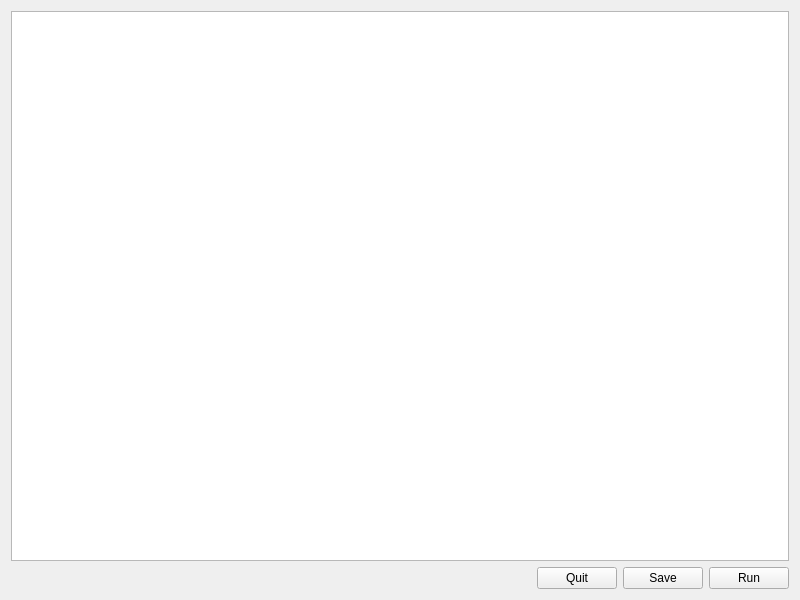
<?xml version="1.0" encoding="UTF-8"?>
<ui version="4.0">
 <class>Dialog</class>
 <widget class="QDialog" name="Dialog">
  <property name="geometry">
   <rect>
    <x>0</x>
    <y>0</y>
    <width>800</width>
    <height>600</height>
   </rect>
  </property>
  <property name="windowTitle">
   <string>Setup</string>
  </property>
  <layout class="QGridLayout" name="gridLayout_4">
   <item row="1" column="3">
    <widget class="QPushButton" name="Quit">
     <property name="text">
      <string>Quit</string>
     </property>
     <property name="autoDefault">
      <bool>false</bool>
     </property>
    </widget>
   </item>
   <item row="1" column="5">
    <widget class="QPushButton" name="runSVbutton">
     <property name="text">
      <string>Run</string>
     </property>
     <property name="autoDefault">
      <bool>false</bool>
     </property>
    </widget>
   </item>
   <item row="1" column="2">
    <spacer name="horizontalSpacer">
     <property name="orientation">
      <enum>Qt::Horizontal</enum>
     </property>
     <property name="sizeHint" stdset="0">
      <size>
       <width>40</width>
       <height>20</height>
      </size>
     </property>
    </spacer>
   </item>
   <item row="0" column="2" colspan="4">
    <widget class="QTextEdit" name="textEdit">
     <property name="font">
      <font>
       <family>Courier</family>
       <pointsize>12</pointsize>
      </font>
     </property>
    </widget>
   </item>
   <item row="1" column="4">
    <widget class="QPushButton" name="saveButton">
     <property name="text">
      <string>Save</string>
     </property>
     <property name="autoDefault">
      <bool>false</bool>
     </property>
    </widget>
   </item>
  </layout>
 </widget>
 <resources/>
 <connections/>
 <buttongroups>
  <buttongroup name="fallbackRadioButtons"/>
 </buttongroups>
</ui>
